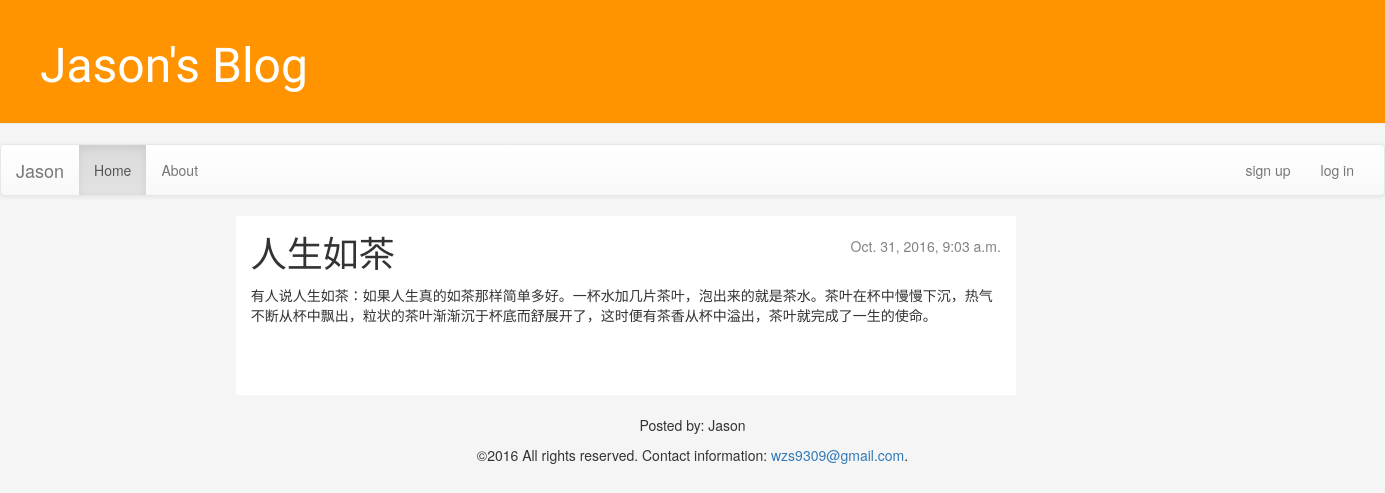
Screenshot of /post/11/ with the database file from the repository.
### blog/models.py (models this page shows, shortened)
class Post(models.Model):
    author = models.ForeignKey('auth.User')
    title = models.CharField(max_length=200)
    text = models.TextField()
    created_date = models.DateTimeField(
            default=timezone.now)
    published_date = models.DateTimeField(
            blank=True, null=True)

### blog/views.py (the view)
# urls.py: url(r'^post/(?P<pk>[0-9]+)/$', views.post_detail, name='post_detail'),
def post_detail(request, pk):
    post = get_object_or_404(Post, pk=pk)
    return render(request, 'blog/post_detail.html', {'post': post})

### blog/templates/blog/post_detail.html (shortened to what this page needs)
{% extends 'blog/base.html' %}
{% block content %}
    <div class="post">
        {% if post.published_date %}
            <div class="date">
                {{ post.published_date }}
            </div>
        {% endif %}
        <h1>{{ post.title }}</h1>
        <p>{{ post.text|linebreaksbr }}</p>
        </div>
{% endblock %}

### blog/static/css/blog.css (style rules this page uses)
h1, h2, h3, h4 { font-family: 'Lobster', cursive; }
.date { float: right; color: #828282; }
.post { margin-bottom: 70px; }

### rows the page displays
Post: published_date "Oct. 31, 2016, 9:03 a.m.", title "人生如茶", text "有人说人生如茶：如果人生真的如茶那样简单多好。一杯水加几片茶叶，泡出来的就是茶水。茶叶在杯中慢慢下沉，热气不断从杯中飘出，粒状的茶叶渐渐沉于杯底而舒展开了，这时便有茶香从杯中溢出，茶叶就完成了一生的使命。"
